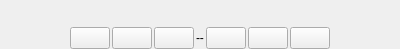
<?xml version="1.0" encoding="UTF-8"?>
<ui version="4.0">
 <class>CaptureHistoryNavigation</class>
 <widget class="QWidget" name="CaptureHistoryNavigation">
  <property name="geometry">
   <rect>
    <x>0</x>
    <y>0</y>
    <width>400</width>
    <height>49</height>
   </rect>
  </property>
  <property name="windowTitle">
   <string/>
  </property>
  <property name="styleSheet">
   <string notr="true"/>
  </property>
  <layout class="QVBoxLayout" name="verticalLayout" stretch="0,0">
   <property name="spacing">
    <number>2</number>
   </property>
   <property name="leftMargin">
    <number>0</number>
   </property>
   <property name="topMargin">
    <number>0</number>
   </property>
   <property name="rightMargin">
    <number>0</number>
   </property>
   <property name="bottomMargin">
    <number>0</number>
   </property>
   <item>
    <widget class="QLabel" name="filenameValue">
     <property name="font">
      <font>
       <pointsize>8</pointsize>
      </font>
     </property>
     <property name="text">
      <string>&lt;Filename&gt;</string>
     </property>
    </widget>
   </item>
   <item>
	   <!-- start navigation -->
          <layout class="QHBoxLayout" name="horizontalLayout_4">
           <item>
            <spacer name="horizontalSpacer_3">
             <property name="orientation">
              <enum>Qt::Horizontal</enum>
             </property>
             <property name="sizeHint" stdset="0">
              <size>
               <width>3</width>
               <height>10</height>
              </size>
             </property>
            </spacer>
           </item>
           <item>
            <widget class="QPushButton" name="historyPreviousRunB">
             <property name="toolTip">
              <string>Previous autofocus run</string>
             </property>
             <property name="text">
              <string/>
             </property>
             <property name="icon">
              <iconset theme="media-skip-backward"/>
             </property>
            </widget>
           </item>
           <item>
            <widget class="QPushButton" name="historyFirstB">
             <property name="toolTip">
              <string>First focusing frame</string>
             </property>
             <property name="text">
              <string/>
             </property>
             <property name="icon">
              <iconset theme="media-seek-backward"/>
             </property>
             <property name="iconSize">
              <size>
               <width>16</width>
               <height>16</height>
              </size>
             </property>
            </widget>
           </item>
           <item>
            <widget class="QPushButton" name="historyBackwardB">
             <property name="toolTip">
              <string>Previous focusing frame</string>
             </property>
             <property name="text">
              <string/>
             </property>
             <property name="icon">
              <iconset theme="go-previous"/>
             </property>
             <property name="iconSize">
              <size>
               <width>16</width>
               <height>16</height>
              </size>
             </property>
            </widget>
           </item>
           <item>
            <widget class="QLabel" name="iterOut">
             <property name="toolTip">
              <string>&lt;html&gt;&lt;body&gt;&lt;p&gt;Focuser iteration.&lt;/p&gt;&lt;/body&gt;&lt;/html&gt;</string>
             </property>
             <property name="text">
              <string>--</string>
             </property>
            </widget>
           </item>
           <item>
            <widget class="QPushButton" name="historyForwardB">
             <property name="toolTip">
              <string>Next focusing frame</string>
             </property>
             <property name="text">
              <string/>
             </property>
             <property name="icon">
              <iconset theme="go-next"/>
             </property>
             <property name="iconSize">
              <size>
               <width>16</width>
               <height>16</height>
              </size>
             </property>
            </widget>
           </item>
           <item>
            <widget class="QPushButton" name="historyLastB">
             <property name="toolTip">
              <string>Last focusing frame</string>
             </property>
             <property name="text">
              <string/>
             </property>
             <property name="icon">
              <iconset theme="media-seek-forward"/>
             </property>
             <property name="iconSize">
              <size>
               <width>16</width>
               <height>16</height>
              </size>
             </property>
            </widget>
           </item>
           <item>
            <widget class="QPushButton" name="historyNextRunB">
             <property name="toolTip">
              <string>Next autofocus run</string>
             </property>
             <property name="text">
              <string/>
             </property>
             <property name="icon">
              <iconset theme="media-skip-forward"/>
             </property>
            </widget>
           </item>
           <item>
            <spacer name="horizontalSpacer_4">
             <property name="orientation">
              <enum>Qt::Horizontal</enum>
             </property>
             <property name="sizeHint" stdset="0">
              <size>
               <width>3</width>
               <height>10</height>
              </size>
             </property>
            </spacer>
           </item>
          </layout>
<!-- end navigation -->
   </item>
  </layout>
 </widget>
 <resources/>
 <connections/>
</ui>
